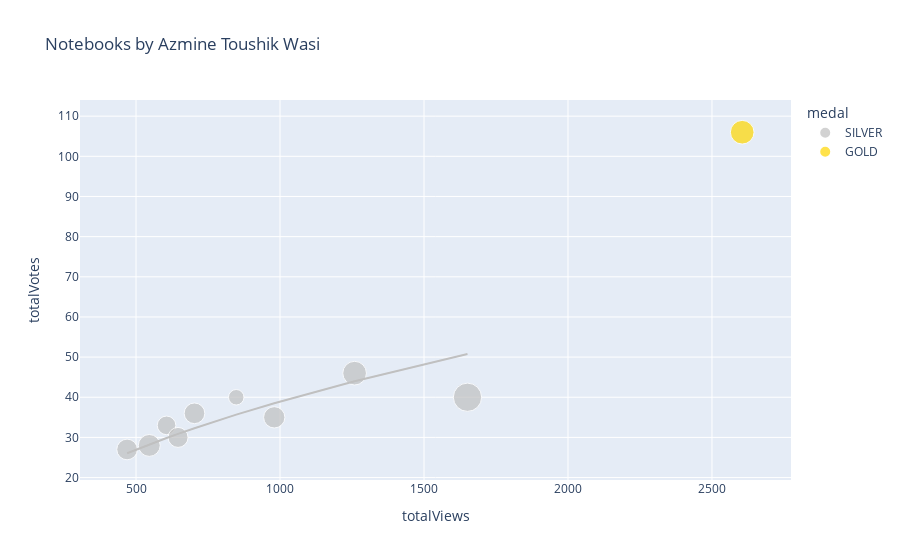

The cell this chart's notebook holds for it:
### Markdown cell above
# Plotly Scatter Plot

You may want to tweak these settings depending on how many notebooks you have...

### Code cell
import plotly.express as px

df['totalComments'].fillna(0, inplace=True)
df['medal'].fillna('N/A', inplace=True)
df['size'] = df['totalComments'].clip(lower=1)
color_map = {
    'GOLD': 'gold',
    'SILVER': 'silver',
    'BRONZE': 'chocolate',
    'N/A': '#333'
}
px.scatter(
    df,
    'totalViews',
    'totalVotes',
    title=f'Notebooks by {df.author_displayName.get(0)}',
    log_x=False,
    log_y=False,
    color='medal',
    color_discrete_map=color_map,
    size='size',
    trendline='ols',
    trendline_options=dict(log_x=True, log_y=True, add_constant=False),
    #trendline='lowess', # Use for Locally Weighted Scatterplot Smoothing line
    #trendline_scope='overall', # Use this for one trendline
    hover_name='title',
    hover_data={
        'size': False,
        'totalViews': ':,.0f',
        'totalVotes': ':,.0f',
        'totalLines': ':,.0f',
        'totalComments': ':,.0f',
        'viewsPerVote': ':,.0f',
        'languageName': True,
        'versionNumber': True,
        'lastRun': True,
        'lastRunExecutionTimeSeconds': ':,.0f',
        'medal': True,
    })

### Figure 1 — Plotly figure (JSON) as saved in the notebook; plotly's stock layout.template omitted (floating-point values rounded to 4 significant figures)
{"data": [{"customdata": [[9, 344, 9, 20.71, "Python", 8, "Sun Jun 19 10:43:56 2022", 63, "SILVER"], [21, 380, 21, 26.81, "Python", 10, "Sat Jun 18 15:38:16 2022", 59, "SILVER"], [17, 536, 17, 27.25, "Python", 11, "Wed Jun 15 04:45:57 2022", 52, "SILVER"], [13, 488, 13, 17.85, "Python", 13, "Wed Jun  8 10:16:51 2022", 110, "SILVER"], [16, 354, 16, 19.03, "Python", 6, "Mon Jun  6 09:14:09 2022", 97, "SILVER"], [18, 596, 18, 18.86, "Python", 9, "Wed Jun  1 19:00:46 2022", 47, "SILVER"], [30, 273, 30, 40.29, "Python", 9, "Tue May 31 07:51:02 2022", 74, "SILVER"], [16, 279, 16, 16.79, "Python", 16, "Sun May 29 07:50:50 2022", 40, "SILVER"], [15, 461, 15, 20.87, "Python", 14, "Fri May 27 02:34:12 2022", 79, "SILVER"]], "hovertemplate": "<b>%{hovertext}</b><br><br>medal=%{customdata[8]}<br>totalViews=%{x:,.0f}<br>totalVotes=%{y:,.0f}<br>totalLines=%{customdata[1]:,.0f}<br>totalComments=%{customdata[2]:,.0f}<br>viewsPerVote=%{customdata[3]:,.0f}<br>languageName=%{customdata[4]}<br>versionNumber=%{customdata[5]}<br>lastRun=%{customdata[6]}<br>lastRunExecutionTimeSeconds=%{customdata[7]:,.0f}<extra></extra>", "hovertext": ["➡️ Tutorial ✅ 07 Cross Validation Methods 📊", "▶️ Lionel Messi 📊 Extended EDA ⚽ Goals ", "UCL ⚽ EDA & Viz ⭐ 2021-22 ⭐ Players & Teams", "Divorce 💥 XGBoost 📊 PCA Analysis with SHAP,TSNE", "🛠 Feature Engineering ➡️ Tutorial  ⚙ Housing Data", "📋 Bias-Variance Tradeoff ➡️ with NumPy & Seaborn", "▶️ Cristiano Ronaldo 📊 Extended EDA ⚽ Goals ", " 📘 Coursera 📉 EDA, FE 📈 Analysis + Insights 📊", "Export Processing Zones - EDA+Statistical Analysis"], "legendgroup": "SILVER", "marker": {"color": "silver", "size": [9, 21, 17, 13, 16, 18, 30, 16, 15], "sizemode": "area", "sizeref": 0.075, "symbol": "circle"}, "mode": "markers", "name": "SILVER", "orientation": "v", "showlegend": true, "type": "scatter", "x": [848, 1259, 980, 606, 703, 546, 1651, 469, 646], "xaxis": "x", "y": [40, 46, 35, 33, 36, 28, 40, 27, 30], "yaxis": "y"}, {"hovertemplate": "<b>OLS trendline</b><br>log10(totalVotes) = 0.530079 * log10(totalViews)<br>R<sup>2</sup>=0.999070<br><br>medal=SILVER<br>totalViews=%{x:,.0f}<br>totalVotes=%{y:,.0f} <b>(trend)</b><extra></extra>", "legendgroup": "SILVER", "marker": {"color": "silver", "symbol": "circle"}, "mode": "lines", "name": "SILVER", "showlegend": false, "type": "scatter", "x": [469, 546, 606, 646, 703, 848, 980, 1259, 1651], "xaxis": "x", "y": [26.06, 28.24, 29.85, 30.88, 32.29, 35.67, 38.51, 43.98, 50.78], "yaxis": "y"}, {"customdata": [[21, 357, 21, 24.36, "Python", 6, "Tue Jun 14 09:44:41 2022", 88, "GOLD"]], "hovertemplate": "<b>%{hovertext}</b><br><br>medal=%{customdata[8]}<br>totalViews=%{x:,.0f}<br>totalVotes=%{y:,.0f}<br>totalLines=%{customdata[1]:,.0f}<br>totalComments=%{customdata[2]:,.0f}<br>viewsPerVote=%{customdata[3]:,.0f}<br>languageName=%{customdata[4]}<br>versionNumber=%{customdata[5]}<br>lastRun=%{customdata[6]}<br>lastRunExecutionTimeSeconds=%{customdata[7]:,.0f}<extra></extra>", "hovertext": ["➡️ Intro to Imputation 🔍 Different Techniques"], "legendgroup": "GOLD", "marker": {"color": "gold", "size": [21], "sizemode": "area", "sizeref": 0.075, "symbol": "circle"}, "mode": "markers", "name": "GOLD", "orientation": "v", "showlegend": true, "type": "scatter", "x": [2605], "xaxis": "x", "y": [106], "yaxis": "y"}, {"hovertemplate": "medal=GOLD<extra></extra>", "legendgroup": "GOLD", "marker": {"color": "gold", "symbol": "circle"}, "mode": "lines", "name": "GOLD", "showlegend": false, "type": "scatter", "xaxis": "x", "yaxis": "y"}], "layout": {"legend": {"itemsizing": "constant", "title": {"text": "medal"}, "tracegroupgap": 0}, "title": {"text": "Notebooks by Azmine Toushik Wasi"}, "xaxis": {"anchor": "y", "domain": [0, 1], "title": {"text": "totalViews"}}, "yaxis": {"anchor": "x", "domain": [0, 1], "title": {"text": "totalVotes"}}}}
